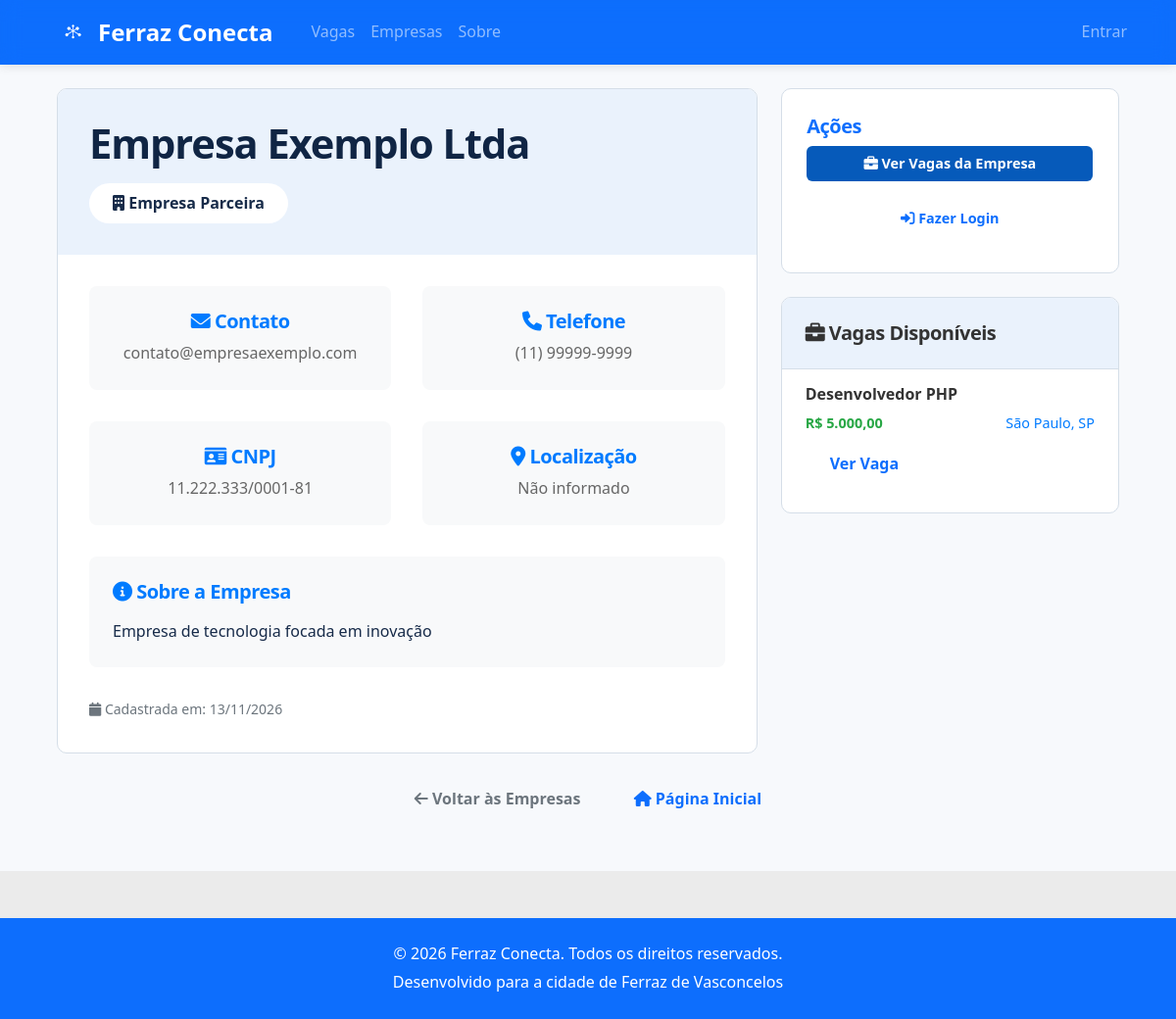
Screenshot of /empresas/1 with the database file from the repository.
### tables this page shows
CREATE TABLE IF NOT EXISTS empresas (
    id INT AUTO_INCREMENT PRIMARY KEY,
    nome VARCHAR(255) NOT NULL,
     
    responsavel VARCHAR(255),
    email VARCHAR(255) NOT NULL UNIQUE,
    senha VARCHAR(255) NOT NULL,
    cnpj VARCHAR(18) UNIQUE,
    telefone VARCHAR(20),
    endereco TEXT,
    endereco_campos TEXT,
    descricao TEXT,
    setor VARCHAR(100),
    website VARCHAR(255),
     
    status ENUM('Ativa', 'Suspensa') NOT NULL DEFAULT 'Ativa',
    created_at TIMESTAMP NOT NULL DEFAULT CURRENT_TIMESTAMP,
    updated_at TIMESTAMP NOT NULL DEFAULT CURRENT_TIMESTAMP ON UPDATE CURRENT_TIMESTAMP
);

CREATE TABLE IF NOT EXISTS vagas (
    id INT AUTO_INCREMENT PRIMARY KEY,
    empresa_id INT NOT NULL,
    titulo VARCHAR(255) NOT NULL,
    descricao TEXT NOT NULL,
    requisitos TEXT,
    salario DECIMAL(10,2),
    tipo_contrato ENUM('CLT', 'PJ', 'Freelance', 'Estágio') NOT NULL DEFAULT 'CLT',
    modalidade ENUM('Presencial', 'Remoto', 'Híbrido') NOT NULL DEFAULT 'Presencial',
    localizacao VARCHAR(255),
     
    categoria_id INT,
    nivel_experiencia ENUM('Sem experiência', 'Júnior', 'Pleno', 'Sênior'),
    beneficios TEXT,
    status ENUM('Ativa', 'Inativa', 'Pausada') NOT NULL DEFAULT 'Ativa',
     
     
    data_expiracao DATE NOT NULL,
     
    visualizacoes INT NOT NULL DEFAULT 0,
    created_at TIMESTAMP NOT NULL DEFAULT CURRENT_TIMESTAMP,
    updated_at TIMESTAMP NOT NULL DEFAULT CURRENT_TIMESTAMP ON UPDATE CURRENT_TIMESTAMP,
    KEY idx_vagas_empresa (empresa_id),
    KEY idx_vagas_status (status),
    KEY idx_vagas_expiracao (data_expiracao),
    KEY idx_vagas_categoria (categoria_id),
    CONSTRAINT fk_vagas_empresa
        FOREIGN KEY (empresa_id) REFERENCES empresas (id) ON DELETE CASCADE,
     
    CONSTRAINT fk_vagas_categoria
        FOREIGN KEY (categoria_id) REFERENCES categorias (id)
);

### app/Views/empresa/show.php (the view, shortened to what the rows shown need)
<?php
$title = htmlspecialchars($empresa['nome'] ?? '') . ' - Ferraz Conecta';
?>
<div class="container mt-4">
    <div class="row">
        <div class="col-lg-8">
            <div class="empresa-detalhes">
                <div class="empresa-header">
                    <h1><?= htmlspecialchars($empresa['nome'] ?? '') ?></h1>
                    <span class="empresa-badge">
                        <i class="fas fa-building"></i> Empresa Parceira
                    </span>
                </div>
                <div class="empresa-content">
                    <div class="empresa-info-grid">
                        <div class="empresa-info-item">
                            <h5><i class="fas fa-envelope"></i> Contato</h5>
                            <p><?= htmlspecialchars($empresa['email'] ?? '') ?></p>
                        </div>
                        <div class="empresa-info-item">
                            <h5><i class="fas fa-phone"></i> Telefone</h5>
                            <p><?= htmlspecialchars($empresa['telefone'] ?? 'Não informado') ?></p>
                        </div>
                        <div class="empresa-info-item">
                            <h5><i class="fas fa-id-card"></i> CNPJ</h5>
                            <p><?= htmlspecialchars($empresa['cnpj'] ?? 'Não informado') ?></p>
                        </div>
                        <div class="empresa-info-item">
                            <h5><i class="fas fa-map-marker-alt"></i> Localização</h5>
                            <p><?= htmlspecialchars($empresa['endereco'] ?? 'Não informado') ?></p>
                        </div>
                    </div>
                    <?php if (!empty($empresa['descricao'])): ?>
                        <div class="empresa-descricao">
                            <h5><i class="fas fa-info-circle"></i> Sobre a Empresa</h5>
                            <?= nl2br(htmlspecialchars($empresa['descricao'])) ?>
                        </div>
                    <?php endif; ?>
                    <div class="text-muted small">
                        <i class="fas fa-calendar"></i>
                        Cadastrada em: <?= isset($empresa['created_at']) ? date('d/m/Y', strtotime($empresa['created_at'])) : 'Data não disponível' ?>
                    </div>
                </div>
            </div>
        </div>
        <div class="col-lg-4">
            <div class="card shadow mb-4">
                <div class="card-body">
                    <h5 class="card-title">Ações</h5>
                    <div class="d-grid gap-2">
                        <a href="/vagas?empresa=<?= $empresa['id'] ?? '' ?>" class="btn btn-primary">
                            <i class="fas fa-briefcase"></i> Ver Vagas da Empresa
                        </a>
                        <?php if ($this->isLoggedIn() && $this->getSession('user_type') === 'candidato'): ?>
                            <a href="/vagas" class="btn btn-outline-primary">
                                <i class="fas fa-search"></i> Procurar Vagas
                            </a>
                        <?php elseif (!$this->isLoggedIn()): ?>
                            <a href="/login" class="btn btn-outline-primary">
                                <i class="fas fa-sign-in-alt"></i> Fazer Login
                            </a>
                        <?php endif; ?>
                    </div>
                </div>
            </div>
            <div class="vagas-empresa">
                <div class="vagas-header">
                    <h5><i class="fas fa-briefcase"></i> Vagas Disponíveis</h5>
                </div>
                <?php if (!empty($vagas)): ?>
                    <?php foreach (array_slice($vagas, 0, 5) as $vaga): ?>
                        <div class="vaga-item">
                            <h6><?= htmlspecialchars($vaga['titulo'] ?? '') ?></h6>
                            <div class="vaga-meta">
                                <span class="vaga-salario"><?= $this->formatMoney($vaga['salario'] ?? null) ?></span>
                                <span class="vaga-localizacao"><?= htmlspecialchars($vaga['localizacao'] ?? 'Não informado') ?></span>
                            </div>
                            <a href="/vagas/<?= $vaga['id'] ?? '' ?>" class="btn btn-sm btn-outline-primary mt-2">
                                Ver Vaga
                            </a>
                        </div>
                    <?php endforeach; ?>
                <?php else: ?>
                    <div class="p-3 text-center">
                        <p class="text-muted mb-0">Nenhuma vaga disponível no momento.</p>
                    </div>
                <?php endif; ?>
            </div>
        </div>
    </div>
    <div class="text-center mt-4">
        <a href="/empresas" class="btn btn-outline-secondary">
            <i class="fas fa-arrow-left"></i> Voltar às Empresas
        </a>
        <a href="/" class="btn btn-outline-primary">
            <i class="fas fa-home"></i> Página Inicial
        </a>
    </div>
</div>

### app/Views/layouts/base.php (shortened to what the rows shown need)
<!DOCTYPE html>
<html lang="pt-BR">
<head>
    <link href="https://cdn.jsdelivr.net/npm/bootstrap@5.1.3/dist/css/bootstrap.min.css" rel="stylesheet">
    <link rel="stylesheet" href="https://cdnjs.cloudflare.com/ajax/libs/font-awesome/6.0.0/css/all.min.css">
    <link rel="stylesheet" href="/css/style.css">
    <link rel="stylesheet" href="/css/components.css">
    <link rel="stylesheet" href="/css/portal.css">
</head>
<body>
    <nav class="navbar navbar-expand-lg navbar-dark bg-primary">
        <div class="container">
            <a class="navbar-brand d-flex align-items-center" href="/">
                <img src="/img/logobrancanavbar.png" alt="Ferraz Conecta" class="navbar-logo me-2">
                Ferraz Conecta
            </a>
            <div class="collapse navbar-collapse" id="navbarNav">
                <ul class="navbar-nav">
                    <li class="nav-item">
                        <a class="nav-link" href="/vagas">Vagas</a>
                    </li>
                    <li class="nav-item">
                        <a class="nav-link" href="/empresas">Empresas</a>
                    </li>
                    <li class="nav-item">
                        <a class="nav-link" href="/sobre">Sobre</a>
                    </li>
                </ul>
                <ul class="navbar-nav ms-auto">
                    <?php if (isset($_SESSION['user_id'])): ?>
                        <?php if (($_SESSION['user_type'] ?? '') === 'empresa'): ?>
                            <li class="nav-item dropdown">
                                <a class="nav-link dropdown-toggle" href="#" id="empresaDropdown" role="button" data-bs-toggle="dropdown">
                                    <i class="fas fa-building"></i> <?= htmlspecialchars($_SESSION['user_name'] ?? '') ?>
                                </a>
                                <ul class="dropdown-menu">
                                    <li><a class="dropdown-item" href="/painel-empresa">Painel</a></li>
                                    <li><a class="dropdown-item" href="/empresa/vagas">Minhas Vagas</a></li>
                                    <li><a class="dropdown-item" href="/vagas/criar">Nova Vaga</a></li>
                                    <li><a class="dropdown-item" href="/empresa/relatorio">Relatório de Vagas</a></li>
                                    <li><a class="dropdown-item" href="/empresa/perfil">Perfil da Empresa</a></li>
                                    <li><hr class="dropdown-divider"></li>
                                    <li><a class="dropdown-item" href="/logout">Sair</a></li>
                                </ul>
                            </li>
                        <?php elseif (($_SESSION['user_type'] ?? '') === 'administrador'): ?>
                            <li class="nav-item dropdown">
                                <a class="nav-link dropdown-toggle" href="#" id="adminDropdown" role="button" data-bs-toggle="dropdown">
                                    <i class="fas fa-user-shield"></i> <?= htmlspecialchars($_SESSION['user_name'] ?? '') ?>
                                </a>
                                <ul class="dropdown-menu">
                                    <li><a class="dropdown-item" href="/admin">Painel</a></li>
                                    <li><a class="dropdown-item" href="/admin/denuncias">Denúncias</a></li>
                                    <li><a class="dropdown-item" href="/admin/vagas">Vagas</a></li>
                                    <li><a class="dropdown-item" href="/admin/usuarios">Usuários</a></li>
                                    <li><a class="dropdown-item" href="/admin/categorias">Categorias</a></li>
                                    <li><a class="dropdown-item" href="/admin/administradores">Administradores</a></li>
                                    <li><hr class="dropdown-divider"></li>
                                    <li><a class="dropdown-item" href="/logout">Sair</a></li>
                                </ul>
                            </li>
                        <?php else: ?>
                            <li class="nav-item dropdown">
                                <a class="nav-link dropdown-toggle" href="#" id="candidatoDropdown" role="button" data-bs-toggle="dropdown">
                                    <i class="fas fa-user"></i> <?= htmlspecialchars($_SESSION['user_name'] ?? '') ?>
                                </a>
                                <ul class="dropdown-menu">
                                    <li><a class="dropdown-item" href="/perfil">Meu Perfil</a></li>
                                    <li><a class="dropdown-item" href="/minhas-candidaturas">Minhas Candidaturas</a></li>
                                    <li><a class="dropdown-item" href="/vagas-favoritas">Vagas Favoritas</a></li>
                                    <li><hr class="dropdown-divider"></li>
                                    <li><a class="dropdown-item" href="/logout">Sair</a></li>
                                </ul>
                            </li>
                        <?php endif; ?>
                    <?php else: ?>
                        <li class="nav-item">
                            <a class="nav-link" href="/login">Entrar</a>
                        </li>
                    <?php endif; ?>
                </ul>
            </div>
        </div>
    </nav>
    <main>
        <?= $content ?>
    </main>
    <footer class="fc-footer text-white text-center py-4 mt-5">
        <div class="container">
            <p>&copy; <?= (new DateTimeImmutable('now', new DateTimeZone('America/Sao_Paulo')))->format('Y') ?> Ferraz Conecta. Todos os direitos reservados.</p>
            <p>Desenvolvido para a cidade de Ferraz de Vasconcelos</p>
        </div>
    </footer>
</body>
</html>

### app/Router.php (shortened to what the rows shown need)
<?php
class Router
{
    private $routes = [];
    public function addRoute($method, $path, $handler)
    {
        $this->routes[] = [
            'method' => $method,
            'path' => $path,
            'handler' => $handler
        ];
    }
    public function dispatch($method, $uri)
    {
        try {
            $uri = parse_url($uri, PHP_URL_PATH);
            foreach ($this->routes as $route) {
                if ($route['method'] === $method && $this->matchPath($route['path'], $uri)) {
                    $result = $this->executeHandler($route['handler'], $this->extractParams($route['path'], $uri));
                    if ($result !== null) {
                        echo $result;
                    }
                    return;
                }
            }
        } catch (\Exception $e) {
            http_response_code(500);
            echo "<h1>Erro Interno</h1>";
            echo "<p>Erro: " . $e->getMessage() . "</p>";
            echo "<p>Arquivo: " . $e->getFile() . "</p>";
            echo "<p>Linha: " . $e->getLine() . "</p>";
        }
    }
    private function matchPath($routePath, $uri)
    {
        $routePattern = preg_replace('/\{([^}]+)\}/', '([^/]+)', $routePath);
        $routePattern = '#^' . $routePattern . '$#';
        return preg_match($routePattern, $uri);
    }
    private function extractParams($routePath, $uri)
    {
        $params = [];
        $routeParts = explode('/', trim($routePath, '/'));
        $uriParts = explode('/', trim($uri, '/'));
        foreach ($routeParts as $index => $part) {
            if (preg_match('/\{([^}]+)\}/', $part, $matches)) {
                $paramName = $matches[1];
                $params[$paramName] = $uriParts[$index] ?? null;
            }
        }
        return $params;
    }
    private function executeHandler($handler, $params)
    {
        try {
            if (is_string($handler)) {
                $parts = explode('@', $handler);
                $controllerClass = "App\\Controllers\\{$parts[0]}";
                $method = $parts[1];
                $controller = new $controllerClass();
                return call_user_func_array([$controller, $method], array_values($params));
            }
            throw new \Exception("Handler inválido");
        } catch (\Exception $e) {
            throw new \Exception("Erro ao executar handler: " . $e->getMessage());
        }
    }
}

### rows the page displays
empresas: nome "Empresa Exemplo Ltda", email "contato@empresaexemplo.com", telefone "(11) 99999-9999", cnpj "11.222.333/0001-81", endereco "Não informado", descricao "Empresa de tecnologia focada em inovação", created_at "13/11/2026"
vagas: titulo "Desenvolvedor PHP", salario "R$ 5.000,00", localizacao "São Paulo, SP"
